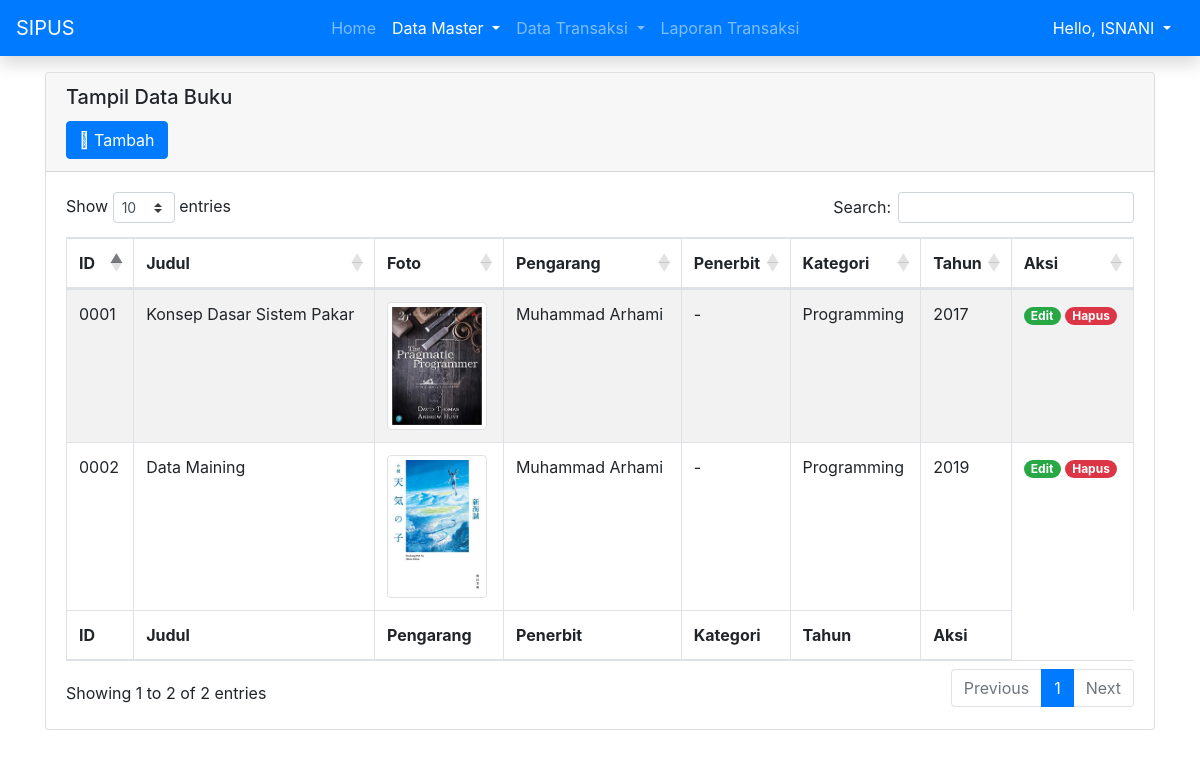
The app's page /buku.php (signed in) with its own data.
### tables this page shows
CREATE TABLE `tbbuku` (
  `id_buku` varchar(5) NOT NULL,
  `judul` varchar(50) NOT NULL,
  `pengarang` varchar(50) NOT NULL,
  `penerbit` varchar(50) NOT NULL,
  `kategori` varchar(50) NOT NULL,
  `tahun` int(4) NOT NULL,
  `foto` varchar(50) NOT NULL
);

### buku.php (the view, shortened to what this page needs)
<!DOCTYPE html>
<html lang="en">
<head>
    <link rel="stylesheet" href="css/bootstrap.min.css" />
    <link rel="stylesheet" href="https://cdn.datatables.net/1.10.25/css/dataTables.bootstrap4.min.css">
    <link rel="stylesheet" href="https://pro.fontawesome.com/releases/v5.10.0/css/all.css" />
</head>
<body>
    <?php include 'navbar.php' ?>
    <div class="container">
        <div class="row">
            <div class="col-md">
                <div class="card">
                    <div class="card-header">
                        <h5 class="card-title">Tampil Data Buku</h5>
                        <div class="ml">
                            <a href="tambah_buku.php" class="btn btn-primary">
                                <i class="fad fa-plus-square"></i>
                                Tambah
                            </a>
                        </div>
                    </div>
                    <div class="card-body">
                        <div class="table-responsive">
                            <table id="table-buku" class="table table-striped table-bordered" style="width:100%">
                                <thead>
                                    <tr>
                                        <th>ID</th>
                                        <th>Judul</th>
                                        <th>Foto</th>
                                        <th>Pengarang</th>
                                        <th>Penerbit</th>
                                        <th>Kategori</th>
                                        <th>Tahun</th>
                                        <th>Aksi</th>
                                    </tr>
                                </thead>
                                <tbody>
                                    <?php
                                    include 'koneksi.php';
                                    $sql = "SELECT * FROM tbbuku";
                                    $data_buku = $conn->query($sql);
                                    if ($data_buku->num_rows > 0) {
                                        foreach ($data_buku as $buku) {
                                            echo "<tr>
                                                <td>" . $buku["id_buku"] . "</td>
                                                <td>" . $buku["judul"] . "</td>
                                                <td><img src='images/book/" . $buku["foto"] . "' alt='" . $buku["judul"] . "'class='img-thumbnail' width='100'/></td>
                                                <td>" . $buku["pengarang"] . "</td>
                                                <td>" . $buku["penerbit"] . "</td>
                                                <td>" . $buku["kategori"] . "</td>
                                                <td>" . $buku["tahun"] . "</td>
                                                <td>
                                                <a href=edit_buku.php?id=" . $buku["id_buku"] . " class='badge badge-pill badge-success'>Edit</a>
                                                <a href='javascript:void(0)' class='badge badge-pill badge-danger hapus' data-toggle='modal' data-id='" . $buku["id_buku"] . "' data-target='#modalDelete'>Hapus</a>
                                                </td>
                                            </tr>";
                                        }
                                    } ?>
                                </tbody>
                                <tfoot>
                                    <tr>
                                        <th>ID</th>
                                        <th>Judul</th>
                                        <th>Pengarang</th>
                                        <th>Penerbit</th>
                                        <th>Kategori</th>
                                        <th>Tahun</th>
                                        <th>Aksi</th>
                                    </tr>
                                </tfoot>
                            </table>
                        </div>
                    </div>
                </div>
            </div>
        </div>
    </div>
</body>
</html>

### navbar.php (shortened to what this page needs)
<header class="mb-3">
    <nav class="navbar navbar-expand-lg navbar-dark bg-primary shadow">
        <a class="navbar-brand" href="home.php">SIPUS</a>
        <div class="collapse navbar-collapse" id="navbarNavDropdown">
            <ul class="navbar-nav ml-auto">
                <li class="nav-item <?= (basename($_SERVER['REQUEST_URI']) == "home.php") ? 'active' : '' ?>">
                    <a class="nav-link" href="home.php">Home</a>
                </li>
                <li class="nav-item dropdown <?= (basename($_SERVER['REQUEST_URI']) == "anggota.php" || basename($_SERVER['REQUEST_URI']) == "buku.php") ? 'active' : '' ?>">
                    <a class="nav-link dropdown-toggle" href="#" id="navbarDropdownDataMaster" role="button" data-toggle="dropdown" aria-haspopup="true" aria-expanded="false">
                        Data Master
                    </a>
                </li>
                <li class="nav-item dropdown <?= (basename($_SERVER['REQUEST_URI']) == "pengembalian.php" || basename($_SERVER['REQUEST_URI']) == "peminjam.php") ? 'active' : '' ?>">
                    <a class="nav-link dropdown-toggle" href="#" id="navbarDropdownMenuLink" role="button" data-toggle="dropdown" aria-haspopup="true" aria-expanded="false">
                        Data Transaksi
                    </a>
                </li>
                <li class="nav-item <?= (basename($_SERVER['REQUEST_URI']) == "laporan_transaksi.php") ? 'active' : '' ?>">
                    <a class="nav-link" href="laporan_transaksi.php">Laporan Transaksi</a>
                </li>
            </ul>
            <ul class="navbar-nav ml-auto">
                <li class="dropdown">
                    <button class="btn btn-primary dropdown-toggle" type="button" id="dropdownMenuButton" data-toggle="dropdown" aria-expanded="false">
                        Hello, <?= $_SESSION["nama_admin"]; ?>
                    </button>
                </li>
            </ul>
        </div>
    </nav>
</header>

### records on screen
tbbuku: id_buku "0001", judul "Konsep Dasar Sistem Pakar", foto (picture), pengarang "Muhammad Arhami", penerbit "-", kategori "Programming", tahun "2017"
tbbuku: id_buku "0002", judul "Data Maining", foto (picture), pengarang "Muhammad Arhami", penerbit "-", kategori "Programming", tahun "2019"

### other values on screen
$_SESSION["nama_admin"] "ISNANI"
